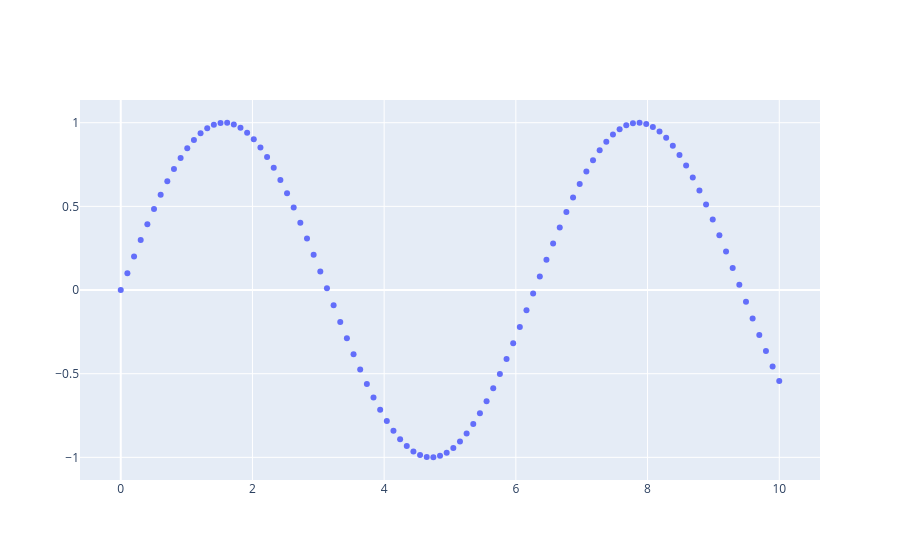

The notebook cell saved with this chart:
### Markdown cell above
go.Scatter
此外，我们可以使用更加通用的 go.Scatter类。 和plotly.express 将line()和 scatter() 分成两个函数来使用不同， go.Scatter 可以通过设置 mode属性，用一个api就能画出 线型图和散点图。我们可以看看 go.Scatter的reference page.来具体了解其中属性。这里给出几个例子(go.Scatter默认画线形图)

### Code cell
import plotly.graph_objects as go
import numpy as np

N = 1000
t = np.linspace(0, 10, 100)
y = np.sin(t)

fig = go.Figure(data=go.Scatter(x=t, y=y, mode='markers'))

fig.show()
